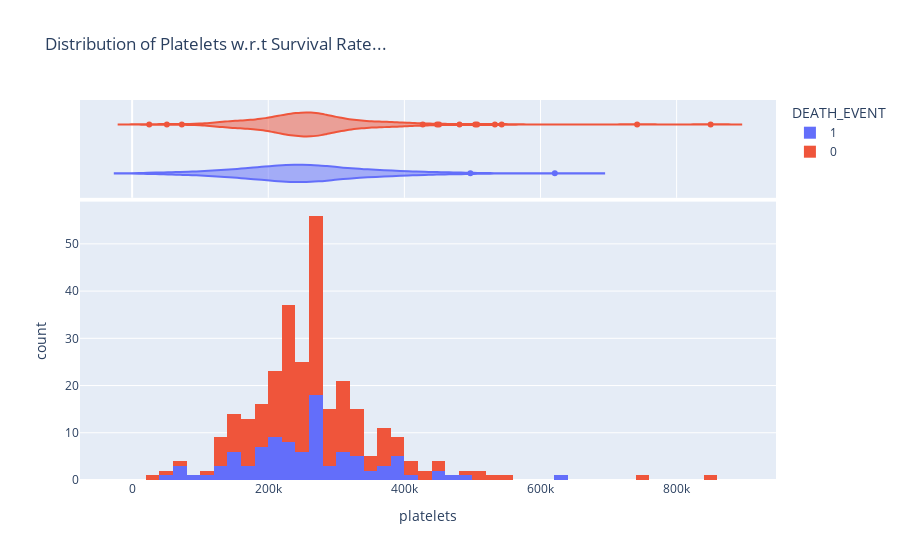

This figure's notebook cell:
### Code cell
utils.constructPxHistogram(data_frame = df, 
                     x = "platelets", 
                     color = "DEATH_EVENT",
                     marginal = "violin", 
                     hover_data=df.columns,
                     title = "Distribution of Platelets w.r.t Survival Rate...",)

### Figure 1 — Plotly figure (JSON) as saved in the notebook; plotly's stock layout.template omitted (floating-point values rounded to 4 significant figures; data arrays with more than 128 entries replaced by an {"elided": "..."} marker saying what was removed)
{"data": [{"alignmentgroup": "True", "bingroup": "x", "hovertemplate": "DEATH_EVENT=1<br>platelets=%{x}<br>count=%{y}<extra></extra>", "legendgroup": "1", "marker": {"color": "#636efa", "pattern": {"shape": ""}}, "name": "1", "offsetgroup": "1", "orientation": "v", "showlegend": true, "type": "histogram", "x": [265000, 263400.0, 162000, 210000, 327000, 204000, 127000, 454000, 263400.0, 388000, 368000, 253000, 136000, 276000, 47000, 262000, 166000, 237000, 87000, 297000, 289000, 263400.0, 149000, 196000, 284000, 153000, 200000, 263400.0, 360000, 319000, 188000, 228000, 226000, 321000, 329000, 263400.0, 153000, 185000, 194000, 310000, 271000, 451000, 140000, 395000, 166000, 418000, 263400.0, 351000, 255000, 461000, 319000, 254000, 390000, 216000, 385000, 119000, 213000, 274000, 244000, 497000, 243000, 266000, 204000, 196000, 302000, 210000, 621000, 306000, 351000, 263400.0, 217000, 271000, 263400.0, 338000, 225000, 235000, 75000, 334000, 192000, 70000, 221000, 265000, 224000, 219000, 389000, 153000, 365000, 126000, 223000, 244000, 151000, 263400.0, 62000, 314000, 198000, 263400.0], "xaxis": "x", "yaxis": "y"}, {"alignmentgroup": "True", "customdata": {"elided": "96x12 float values"}, "hovertemplate": "DEATH_EVENT=%{customdata[11]}<br>platelets=%{x}<br>age=%{customdata[0]}<br>anaemia=%{customdata[1]}<br>creatinine_phosphokinase=%{customdata[2]}<br>diabetes=%{customdata[3]}<br>ejection_fraction=%{customdata[4]}<br>high_blood_pressure=%{customdata[5]}<br>serum_creatinine=%{customdata[6]}<br>serum_sodium=%{customdata[7]}<br>sex=%{customdata[8]}<br>smoking=%{customdata[9]}<br>time=%{customdata[10]}<extra></extra>", "legendgroup": "1", "marker": {"color": "#636efa"}, "name": "1", "offsetgroup": "1", "scalegroup": "x", "showlegend": false, "type": "violin", "x": [265000, 263400.0, 162000, 210000, 327000, 204000, 127000, 454000, 263400.0, 388000, 368000, 253000, 136000, 276000, 47000, 262000, 166000, 237000, 87000, 297000, 289000, 263400.0, 149000, 196000, 284000, 153000, 200000, 263400.0, 360000, 319000, 188000, 228000, 226000, 321000, 329000, 263400.0, 153000, 185000, 194000, 310000, 271000, 451000, 140000, 395000, 166000, 418000, 263400.0, 351000, 255000, 461000, 319000, 254000, 390000, 216000, 385000, 119000, 213000, 274000, 244000, 497000, 243000, 266000, 204000, 196000, 302000, 210000, 621000, 306000, 351000, 263400.0, 217000, 271000, 263400.0, 338000, 225000, 235000, 75000, 334000, 192000, 70000, 221000, 265000, 224000, 219000, 389000, 153000, 365000, 126000, 223000, 244000, 151000, 263400.0, 62000, 314000, 198000, 263400.0], "xaxis": "x2", "yaxis": "y2"}, {"alignmentgroup": "True", "bingroup": "x", "hovertemplate": "DEATH_EVENT=0<br>platelets=%{x}<br>count=%{y}<extra></extra>", "legendgroup": "0", "marker": {"color": "#EF553B", "pattern": {"shape": ""}}, "name": "0", "offsetgroup": "0", "orientation": "v", "showlegend": true, "type": "histogram", "x": {"elided": "203 float values"}, "xaxis": "x", "yaxis": "y"}, {"alignmentgroup": "True", "customdata": {"elided": "203x12 float values"}, "hovertemplate": "DEATH_EVENT=%{customdata[11]}<br>platelets=%{x}<br>age=%{customdata[0]}<br>anaemia=%{customdata[1]}<br>creatinine_phosphokinase=%{customdata[2]}<br>diabetes=%{customdata[3]}<br>ejection_fraction=%{customdata[4]}<br>high_blood_pressure=%{customdata[5]}<br>serum_creatinine=%{customdata[6]}<br>serum_sodium=%{customdata[7]}<br>sex=%{customdata[8]}<br>smoking=%{customdata[9]}<br>time=%{customdata[10]}<extra></extra>", "legendgroup": "0", "marker": {"color": "#EF553B"}, "name": "0", "offsetgroup": "0", "scalegroup": "x", "showlegend": false, "type": "violin", "x": {"elided": "203 float values"}, "xaxis": "x2", "yaxis": "y2"}], "layout": {"barmode": "relative", "legend": {"title": {"text": "DEATH_EVENT"}, "tracegroupgap": 0}, "title": {"text": "Distribution of Platelets w.r.t Survival Rate..."}, "xaxis": {"anchor": "y", "domain": [0, 1], "title": {"text": "platelets"}}, "xaxis2": {"anchor": "y2", "domain": [0, 1], "matches": "x", "showgrid": true, "showticklabels": false}, "yaxis": {"anchor": "x", "domain": [0, 0.7326], "title": {"text": "count"}}, "yaxis2": {"anchor": "x2", "domain": [0.7426, 1], "matches": "y2", "showgrid": false, "showline": false, "showticklabels": false, "ticks": ""}}}
